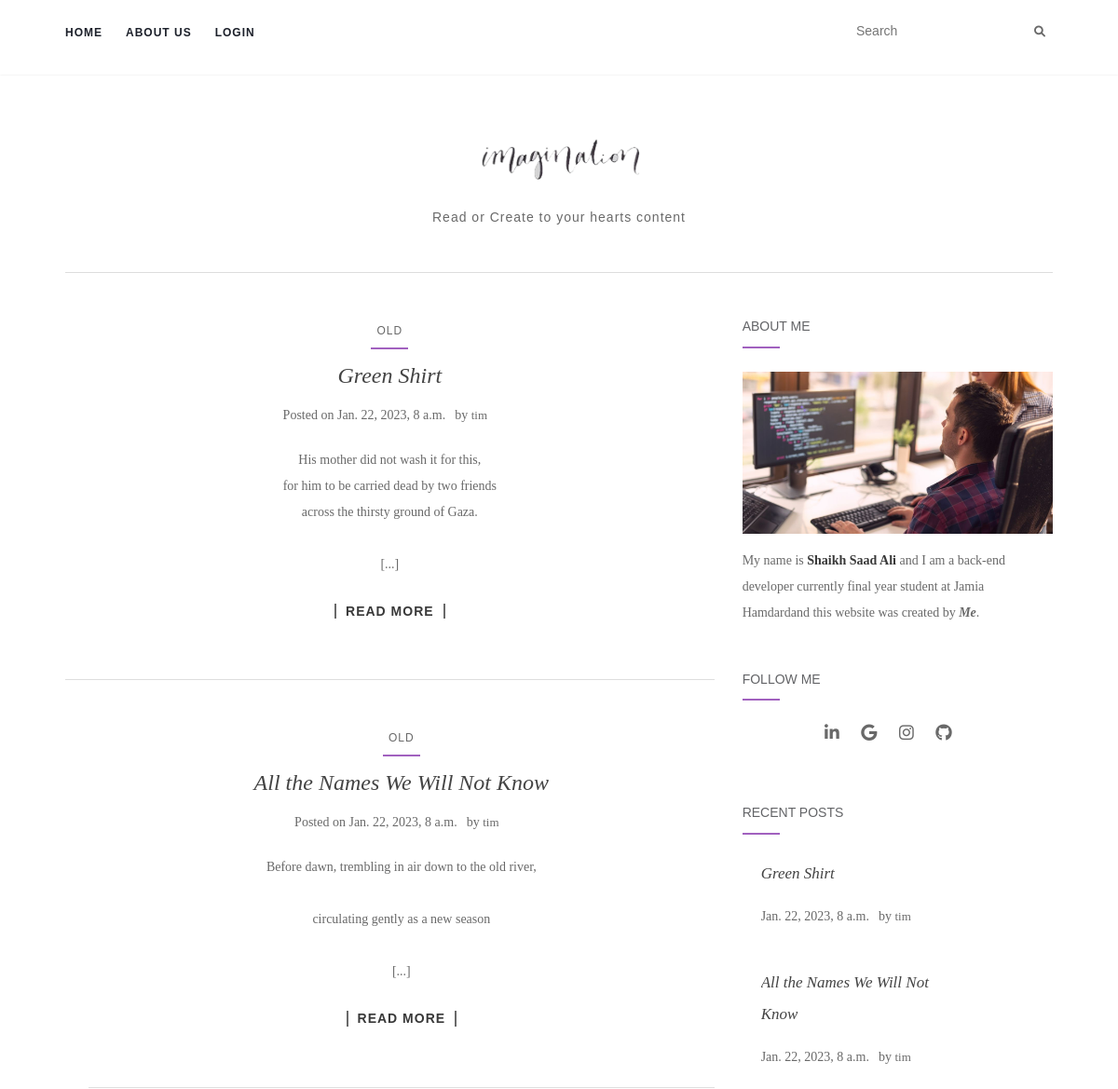
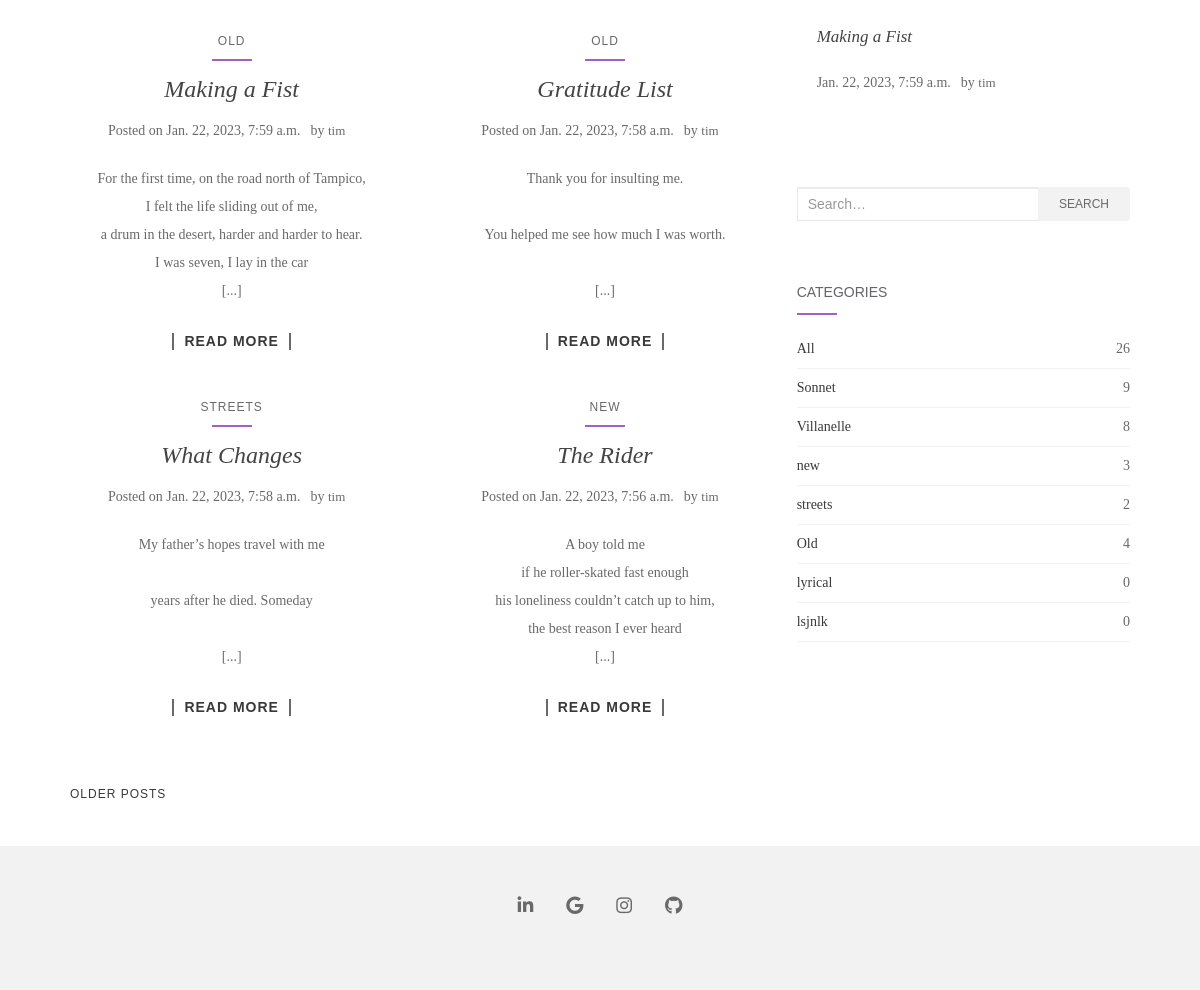
The page / on the database its author committed (2 pictures, top to bottom).
### base/models.py (models this page shows)
class poetry(models.Model):
    Author = models.ForeignKey(User, on_delete=models.SET_NULL, null=True)
    category = models.ForeignKey(
        category, on_delete=models.SET_NULL, null=True)
    name = models.CharField(max_length=200)
    content = models.TextField(null=True, blank=True)
    updated = models.DateField(auto_now=True)
    created = models.DateTimeField(auto_now_add=True)
    class Meta:
        ordering = ['-updated', '-created']
    def __str__(self):
        l = self.content.split('\n')
        res = '\n'.join(l[:4])
        return res

class category(models.Model):
    name = models.CharField(max_length=200)
    def __str__(self):
        return self.name

### base/views.py (the view)
# urls.py: 2. Add a URL to urlpatterns:  path('', views.home, name='home')
def home(request):
    q = request.GET.get('q') if request.GET.get('q') != None else ''
    all_ = poetry.objects.all()
    count = all_.count()
    Poetry = poetry.objects.filter(
        Q(category__name__icontains=q) |
        Q(name__icontains=q) |
        Q(Author__username__icontains=q)
    )
    p = Paginator(Poetry, 6)
    recent_p = all_[:3]
    page_number = request.GET.get(
        'page') if request.GET.get('page') != None else '1'
    try:
        page_obj = p.get_page(page_number)
    except PageNotAnInteger:
        page_number = '1'
        page_obj = p.page(1)
    except EmptyPage:
        page_number = p.num_pages
        page_obj = p.page(p.num_pages)
    if page_number == '1':
        poem_count = Poetry.count()
        categorys = category.objects.all()
        context = {'Poetry': Poetry, 'categorys': categorys, 'poem_count': poem_count,
                   'count': count, 'page_obj': page_obj, 'recent_p': recent_p}
        return render(request, 'base/index.html', context)
    else:
        poem_count = Poetry.count()
        categorys = category.objects.all()
        context = {'Poetry': Poetry, 'categorys': categorys, 'poem_count': poem_count,
                   'count': count, 'page_obj': page_obj, 'recent_p': recent_p}
        return render(request, 'base/sec_index.html', context)

### base/templates/base/index.html (shortened to what this page needs)
{% extends 'main.html' %}
{% block content %}
<body class="home blog wp-custom-logo has-sidebar-right half-posts elementor-default elementor-kit-2114">
	{% include 'navbar.html' %}
	<div id="content" class="site-content">
		<div class="container main-content-area">
			<div class="row">
				<div class="main-content-inner col-sm-12 col-md-8 side-right">
					<div id="primary" class="content-area">
						<main id="main" class="site-main page-1" role="main">
							<div class="article-container">
								{% for Poem in page_obj %}
								<article id="post-358"
									class="post-358 post type-post status-publish format-standard has-post-thumbnail hentry category-post-formats tag-post-formats tag-readability tag-standard-2">
									<div class="blog-item-wrap">
										<div class="post-inner-content">
											<header class="entry-header page-header">
												<ul class="single-category">
													<li class="cat-item cat-item-38"><a
															href="{% url 'category' %}?q={{Poem.category}}">{{Poem.category}}</a>
													</li>
												</ul>
												<h2 class="entry-title"><a href="{% url 'poem' Poem.id %}"
														rel="bookmark">{{Poem.name}}</a></h2>
												<div class="entry-meta">
													<span class="posted-on">Posted on
														<time class="entry-date published"
															datetime="2016-10-05T00:27:25+00:00">{{Poem.created}}</time></span>by
													<span class="author vcard"><a class="url fn n"
															href="{% url 'author' %}?q={{Poem.Author}}">{{Poem.Author}}</a></span>
												</div>
											</header>
											<p>
												<center>{{Poem|linebreaksbr}} [...]<br><br>
													<div style="    border-left: 2px solid #696969;
																border-right: 2px solid #696969;
																color: #696969;
																font-family: 'Maven Pro', sans-serif;
																font-weight: 700;
																line-height: 1.2;
																letter-spacing: 1px;
																display: inline-block;
																padding: 0 10px;
																text-transform: uppercase;">
														<a href="{% url 'poem' Poem.id %}" title="Poem">Read More</a>
													</div>
												</center>
											</p>
										</div>
									</div>
								</article>
								{% endfor %}
							</div>
						</main>
					</div>
					<nav class="navigation paging-navigation" role="navigation">
						<div class="nav-links">
							{%if page_obj.has_next %}
							<div class="nav-previous">
								<a href="?page={{page_obj.next_page_number}}">Older posts</a>
							</div>
							{% endif %}
						</div>
					</nav>
				</div>
				{% include 'side.html' %}
			</div>
		</div>
	</div>
	{% endblock %}

### base/templates/main.html (shortened to what this page needs)
{% load static %}
<html class="no-js" lang="en-US">
<head>
	<link rel='stylesheet' id='activello-bootstrap-css'
		href="{% static 'css/min_css.css' %}"
		type='text/css' media='all' />
	<link rel='stylesheet' id='activello-fonts-css'
		href="{% static 'css/google_fonts.css' %}"
		type='text/css' media='all' />
	<link href="https://cdnjs.cloudflare.com/ajax/libs/font-awesome/6.0.0/css/all.min.css" rel="stylesheet" />
	<link rel='stylesheet' id='activello-style-css'
		href="{% static 'css/activello.css' %}"
		type='text/css' media='all' />
</head>
{% block content %}
{% endblock %}
{% include 'footer.html' %}
</body>
</html>

### base/templates/navbar.html (shortened to what this page needs)
{% load static %}
<header id="masthead" class="site-header" role="banner">
    <nav class="navbar navbar-default" role="navigation">
        <div class="container">
            <div class="row">
                <div class="site-navigation-inner col-sm-12">
                    <div class="collapse navbar-collapse navbar-ex1-collapse">
                        <ul id="menu-all-pages" class="nav navbar-nav">
                            <li id="menu-item-1696"
                                class="menu-item menu-item-type-post_type menu-item-object-page menu-item-1813"><a
                                    title="Home" href="{% url 'home' %}">Home</a></li>
                            <li id="menu-item-1696"
                                class="menu-item menu-item-type-post_type menu-item-object-page menu-item-1813"><a
                                    title="About Us" href="{% url 'about' %}">About Us</a></li>
                            {% if request.user.is_authenticated %}
                            <li id="menu-item-1696"
                                class="menu-item menu-item-type-post_type menu-item-object-page menu-item-1813"><a
                                    title="logout" href="{% url 'logout' %}">logout</a></li>
                            {% else %}
                            <li id="menu-item-1696"
                                class="menu-item menu-item-type-post_type menu-item-object-page menu-item-1813"><a
                                    title="login" href="{% url 'login' %}">login</a></li>
                            {% endif %}
                        </ul>
                    </div>
                    <div class="nav-search">
                        <form action="{% url 'search' %}" method="get"><input type="text" name="q" value=""
                                placeholder="Search"><button type="submit" class="header-search-icon" name="submit"
                                id="searchsubmit" value="Search"><i class="fa fa-search"></i></button>
                        </form>
                    </div>
                </div>
            </div>
        </div>
    </nav>
    <div class="container">
        <div id="logo">
            <h1 class="site-name">
                <a href="{% url 'home' %}" class="custom-logo-link" rel="home" aria-current="page"><img width="207"
                        height="40" src="{% static 'assets/logo.png' %}" class="custom-logo" alt="Activello Theme Demo"
                        decoding="async" /></a>
            </h1>
            <div class="tagline">Read or Create to your hearts content</div>
        </div>
        <div id="line"></div>
    </div>
</header>

### base/templates/side.html (shortened to what this page needs)
{% load static %}
<div id="secondary" class="widget-area col-sm-12 col-md-4" role="complementary">
    <div class="inner">
        <aside id="text-2" class="widget widget_text">
            <h3 class="widget-title">About Me</h3>
            <div class="textwidget">
                <p><img src="{% static 'assets/about.jpg' %}" alt="About Me"></p>
                <p>My name is <a href="{% url 'about' %}" taget="_blank"><strong>Shaikh Saad Ali</strong></a> and I am a
                    back-end developer currently final year student at Jamia Hamdardand this website was created by
                    <strong><em>Me</strong></em>.
                </p>
            </div>
        </aside>
        <aside id="activello-social-2" class="widget activello-social">
            <h3 class="widget-title">Follow Me</h3>
            <div class="social-icons sticky-sidebar-social">
                <nav id="social" class="social-icons">
                    <ul id="menu-social-items" class="social-menu">
                        <li id="menu-item-1739"
                            class="menu-item menu-item-type-custom menu-item-object-custom menu-item-1739">
                            <a href="https://www.linkedin.com/in/shaikhsaadali"><i
                                    class="fab fa-linkedin-in"><span>linkedin-in</span></i></a>
                        </li>
                        <li id="menu-item-1737"
                            class="menu-item menu-item-type-custom menu-item-object-custom menu-item-1737">
                            <a href="mailto:sk.saad3621@gmail.com"><i class="fab fa-google"><span>Gmail</span></i></a>
                        </li>
                        <li id="menu-item-1738"
                            class="menu-item menu-item-type-custom menu-item-object-custom menu-item-1738">
                            <a href="https://www.instagram.com/saady.aly/"><i
                                    class="fab fa-instagram"><span>Instagram</span></i></a>
                        </li>
                        <li id="menu-item-1739"
                            class="menu-item menu-item-type-custom menu-item-object-custom menu-item-1739">
                            <a href="https://github.com/SkSaadAli"><i class="fab fa-github"><span>Github</span></i></a>
                        </li>
                    </ul>
                </nav>
            </div>
        </aside>
        <aside id="activello_recent_posts-2" class="widget activello-recent-posts">
            <h3 class="widget-title">Recent Posts</h3>
            <div class="recent-posts-wrapper">
                {% for poem in recent_p %}
                <div class="post" style="
                    margin-left: 20px;">
                    <div class="entry-title" style="float: left;
                        display: block;
                        font-size: 17;
                        /* background-color: #DADADA; */
                        background-position: center center;
                        background-repeat: no-repeat;
                        overflow: hidden;
                        width: 200px;
                        ">
                        <a href="{% url 'poem' poem.id %}">{{poem.name}}</a>
                    </div><br>
                    <div class="entry-meta">
                        <span class="date">{{poem.created}}</span>by <a class="url fn n"
                            href="{% url 'author' %}?q={{poem.Author}}">{{poem.Author}}</a>
                    </div>
                </div>
                {% endfor %}
            </div>
        </aside>
        <aside id="search-2" class="widget widget_search">
            <form role="search" method="get" class="form-search" action="{% url 'search' %}">
                <div class="input-group">
                    <input type="text" class="form-control search-query" placeholder="Search&hellip;" value="" name="q"
                        title="Search for:" />
                    <span class="input-group-btn">
                        <button type="submit" class="btn btn-default" name="submit" id="searchsubmit"
                            value="Search">Search</button>
                    </span>
                </div>
            </form>
        </aside>
        <aside id="activello-cats-2" class="widget activello-cats">
            <h3 class="widget-title">Categories</h3>
            <div class="cats-widget">
                <ul>
                    <li class="cat-item cat-item-38"><a href="{% url 'home' %}">
                            All</a> <span>{{count}}</span>
                    </li>
                    {% for category in categorys %}
                    <li class="cat-item cat-item-38"><a href="{% url 'category' %}?q={{category}}">
                            {{category}}</a> <span>{{category.poetry_set.all.count}}</span>
                    </li>
                    {% endfor %}
                </ul>
            </div>
        </aside>
    </div>
</div>

### base/templates/footer.html (shortened to what this page needs)
<div id="footer-area">
    <footer id="colophon" class="site-footer" role="contentinfo">
        <div class="site-info container">
            <div class="row">
                <nav id="social" class="social-icons">
                    <ul id="menu-social-items" class="social-menu">
                        <li class="menu-item menu-item-type-custom menu-item-object-custom menu-item-1734"><a
                                href="https://www.linkedin.com/in/shaikhsaadali"><i
                                    class="fab fa-linkedin-in"><span>linkedin-in</span></i></a></li>
                        <li class="menu-item menu-item-type-custom menu-item-object-custom menu-item-1737"><a
                                href="mailto:sk.saad3621@gmail.com"><i
                                    class="fab fa-google"><span>Gmail</span></i></a></li>
                        <li class="menu-item menu-item-type-custom menu-item-object-custom menu-item-1738"><a
                                href="https://www.instagram.com/saady.aly/"><i class="fab fa-instagram"><span>Instagram</span></i></a>
                        </li>
                        <li class="menu-item menu-item-type-custom menu-item-object-custom menu-item-1739"><a
                                href="https://github.com/SkSaadAli"><i
                                    class="fab fa-github"><span>Github</span></i></a></li>
                    </ul>
                </nav>
            </div>
        </div>
    </footer>
</div>

### base/templates/main.html (style rules this page uses)
#social li { display: inline-block; }
#social li, #social ul { border: 0 !important; list-style: none; padding-left: 0; text-align: center; }

### rows shown on the page
poetry: category "OLD", name "Green Shirt", created "Jan. 22, 2023, 8 a.m.", Author "tim", content "His mother did not wash it for this, for him to be carried dead by two friends across the thirsty ground of Gaza."
poetry: category "OLD", name "All the Names We Will Not Know", created "Jan. 22, 2023, 8 a.m.", Author "tim", content "Before dawn, trembling in air down to the old river, circulating gently as a new season"
poetry: category "OLD", name "Making a Fist", created "Jan. 22, 2023, 7:59 a.m.", Author "tim", content "For the first time, on the road north of Tampico, I felt the life sliding out of me, a drum in the desert, harder and harder to hear. I was seven, I lay in the car"
poetry: category "OLD", name "Gratitude List", created "Jan. 22, 2023, 7:58 a.m.", Author "tim", content "Thank you for insulting me. You helped me see how much I was worth."
poetry: category "STREETS", name "What Changes", created "Jan. 22, 2023, 7:58 a.m.", Author "tim", content "My father’s hopes travel with me years after he died. Someday"
poetry: category "NEW", name "The Rider", created "Jan. 22, 2023, 7:56 a.m.", Author "tim", content "A boy told me if he roller-skated fast enough his loneliness couldn’t catch up to him, the best reason I ever heard"
category: name "Sonnet", poetry_set.all.count "9"
category: name "Villanelle", poetry_set.all.count "8"
category: name "new", poetry_set.all.count "3"
category: name "streets", poetry_set.all.count "2"
category: name "Old", poetry_set.all.count "4"
category: name "lyrical", poetry_set.all.count "0"
category: name "lsjnlk", poetry_set.all.count "0"

### other values the page prints
{{ count }} "26"
